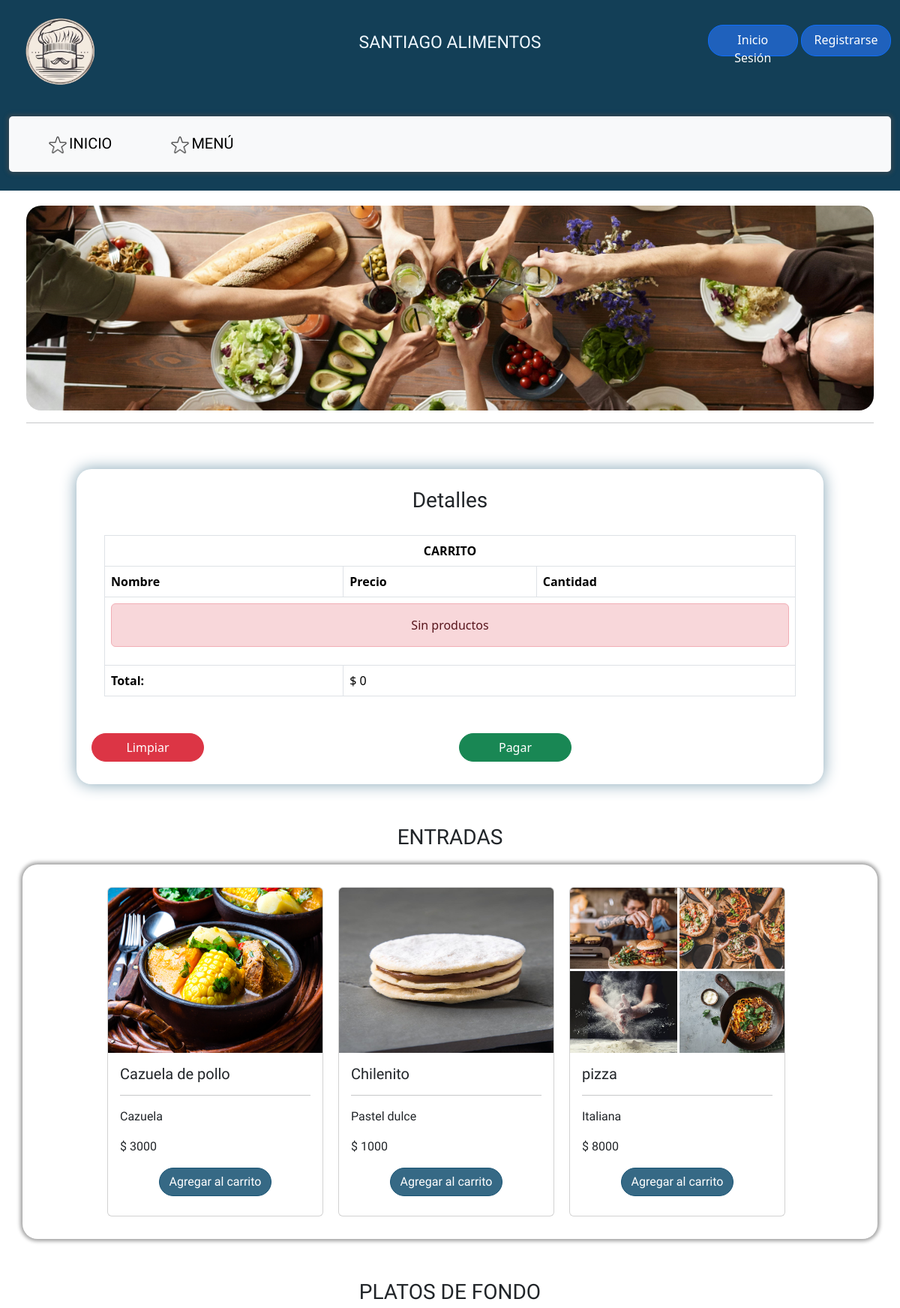
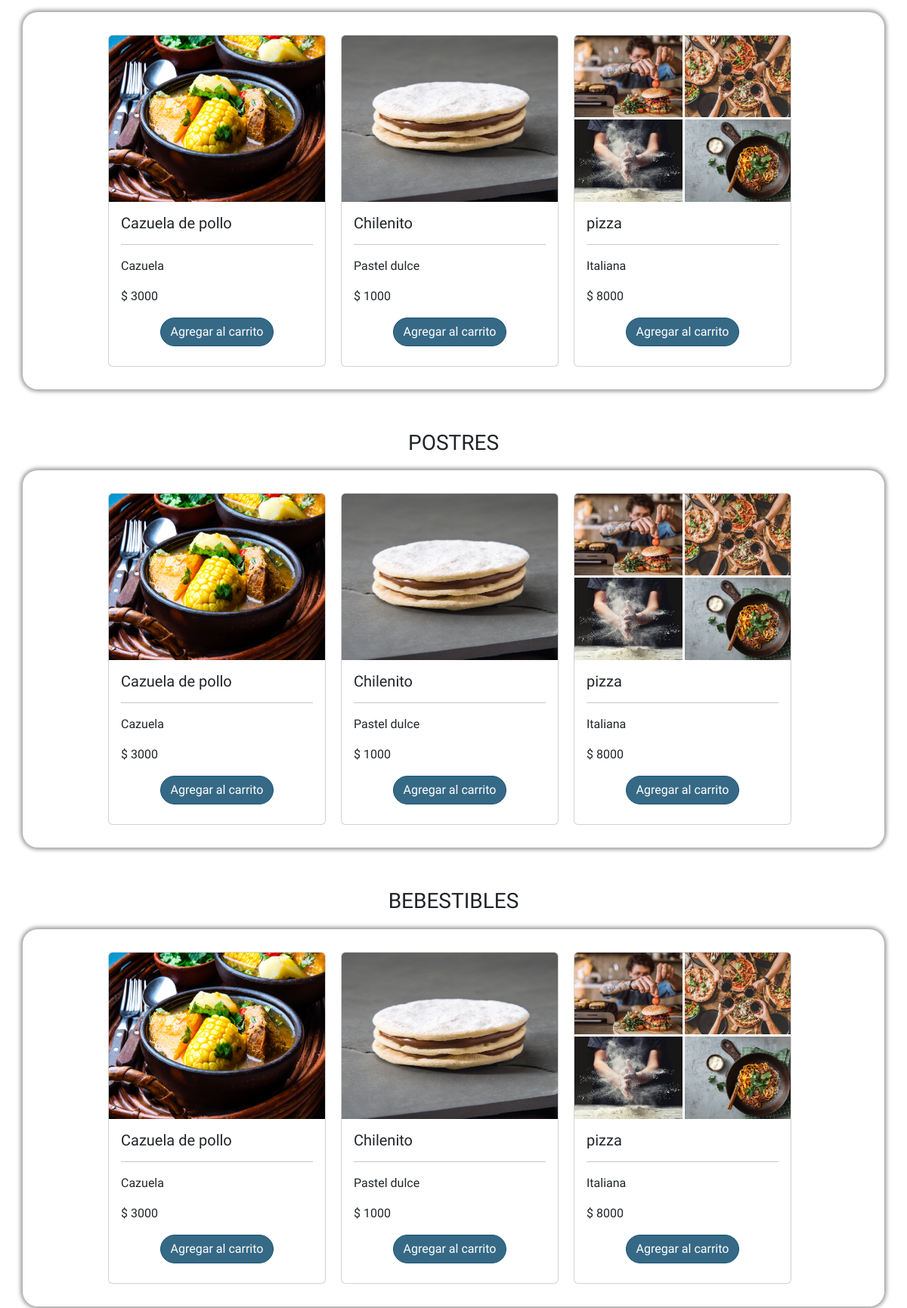
The app's page /menu/ (upper part) with its own data (2 pictures, top to bottom).
### Alimentos_Santiago/models.py (models this page shows, shortened)
class PlatoProveedor(models.Model):
    id = models.AutoField(primary_key=True)
    proveedor = models.ForeignKey(Proveedor, on_delete=models.CASCADE)
    nombre_plato = models.CharField('Nombre del plato', max_length=100, blank=False, null=False)
    descripcion = models.TextField()
    precio = models.IntegerField('Precio')
    stock = models.IntegerField()
    disponibilidad = models.BooleanField('Disponibilidad', default=True, blank=False, null=False) #mi no entender
    imagen = models.ImageField('Imagen del plato', upload_to='Alimentos_Santiago/media/platos/', blank=True, null=True)
    class Meta:
        verbose_name = 'Plato Proveedor'
        verbose_name_plural = 'Platos Proveedores'
        ordering = ['proveedor', 'nombre_plato']

### Alimentos_Santiago/views.py (the view)
# urls.py: path('menu/', views.menu, name='menu'),
def menu(request):
    perfil = request.session.get('perfil')
    platos = PlatoProveedor.objects.filter(stock__gt=0,disponibilidad=True)
    user_profile = None
    empresas = []
    if request.user.is_authenticated:
        try:
            user_profile = UserProfile.objects.get(user=request.user)
            empresas = user_profile.empresa.all()
        except UserProfile.DoesNotExist:
            user_profile = None
    context = {
        'perfil': perfil,
        'platos': platos,
        'user_profile': user_profile,
        'empresas': empresas,
    }
    return render(request, 'menu.html', context)

### Alimentos_Santiago/context_processor.py (called while the page is built)
def total_carrito(request):
    total = 0
    if request.user.is_authenticated:
        if "carrito" in request.session and request.session["carrito"]:
            for key, value in request.session["carrito"].items():
                total += float(value["acumulado"])
    return {"total_carrito": total}

### Alimentos_Santiago/templates/menu.html (shortened to what this page needs)
{% extends 'base.html' %}
{% load static %}
{% block styles %}
<link rel="stylesheet" href="{% static '/css/style-carrito.css/' %}">
{% endblock %}
{% block content %}
  <div class="container-fluid" id="barra_principal">
    <div class="row">
      <div class="container col-4 col-sm-4 col-md-4 col-lg-4 col-xl-4">
        <a href="{% url 'inicio'%}"><img  class="logo" src="{% static 'img/Logo.png' %}" alt="..." ></a>
      </div>
      <div class="ver-menu col-4 col-sm-4 col-md-4 col-lg-4 col-xl-4">
        <p class="ver-menu">SANTIAGO ALIMENTOS</p>
      </div>
        <div class="usuario  col-4 col-sm-4 col-md-4 col-lg-4 col-xl-4">
          <div class="dropdown">
            {% if perfil != 'admin' and perfil != 'cliente' %}
              <a class="btn btn-primary" href="{% url 'iniciosesion' %}">Inicio Sesión</a>
              <a class="btn btn-primary" href="{% url 'registro' %}">Registrarse</a>
            {% endif %}
          </div>
        </div>
      <div class="col-12 col-sm-12 col-md-12 col-lg-12 col-xl-12">
        <nav id="navbar" class="navbar navbar-expand-lg bg-body-tertiary ">
          <div class="container-fluid">
            <div class="collapse navbar-collapse" id="navbarNavDropdown">
              <ul class="navbar-nav">
                <li class="nav-item item_arriba">
                  <a class="nav-link active" aria-current="page" href="{% url 'inicio' %}"><img src="{% static 'img/icono2.png'%}" width="30px">INICIO</a>
                </li>
                <li class="nav-item item_arriba">
                  <a class="nav-link active" aria-current="page" href="{% url 'menu' %}"><img src="{% static 'img/icono2.png'%}" width="30px">MENÚ</a>
                </li>
              </ul>
            </div>
          </div>
        </nav>
      </div>
    </div>
  </div>
      <div class="container imagen-top">
        <div class=" col-12 col-sm-12 col-md-12 col-lg-12 col-xl-12">
          <img src="{% static 'img/mesa-comida.jpg' %}" width="100%"  >
           <hr>
        </div>
      </div>
      <div class="row rectangulo">
        <div class="col-1"></div>
        <div class="detalle col-10 col-sm-10 col-md-10 col-lg-10 col-xl-10">
          <div class="rectangulo-derecho sticky-top" >
              <h3>Detalles</h3>
                {% include 'public/descrip_carrito.html' %}
          </div>
        </div>
        <div class="col-1"></div>
      </div>
      <div class="col-12" id="ENTRADAS">
        <h3>ENTRADAS</h3>
          <div class="container cont-cartas ">
            {% for plato in platos %}
            <div class="card" style="width: 18rem;">
              {% if plato.imagen %}
                  <img src="{{ plato.imagen.url }}" class="card-img-top producto-imagen" alt="Imagen del plato">
              {% else %}
                  <span>No hay foto disponible</span>
              {% endif %}
              <div class="card-body">
                <h5 class="card-title">{{ plato.nombre_plato }}</h5>
                <hr>
                <p class="card-text">{{ plato.descripcion }}</p>
                <p class="card-text">$ {{ plato.precio }}</p>
                <center><a href="{% url 'add' plato.id %}" class="btn btn-custom-purple" aria-current="page">Agregar al carrito</a></center>
            </div>
            </div>
            <br>
              {% endfor %}
            </div>
          </div>
      <div class="col-12" id="PFONDO">
        <br>
        <h3>PLATOS DE FONDO</h3>
        <div class="container cont-cartas ">
          {% for plato in platos %}
          <div class="card" style="width: 18rem;">
            {% if plato.imagen %}
                <img src="{{ plato.imagen.url }}" class="card-img-top producto-imagen" alt="Imagen del plato">
            {% else %}
                <span>No hay foto disponible</span>
            {% endif %}
            <div class="card-body">
              <h5 class="card-title">{{ plato.nombre_plato }}</h5>
              <hr>
              <p class="card-text">{{ plato.descripcion }}</p>
              <p class="card-text">$ {{ plato.precio }}</p>
              <center><a href="{% url 'add' plato.id %}" class="btn btn-custom-purple" aria-current="page">Agregar al carrito</a></center>
            </div>
          </div>
          <br>
            {% endfor %}
          </div>
          </div>
   <div class="col-12" id="POSTRES">
    <br>
    <h3>POSTRES</h3>
      <div class="container cont-cartas ">
        {% for plato in platos %}
        <div class="card" style="width: 18rem;">
          {% if plato.imagen %}
              <img src="{{ plato.imagen.url }}" class="card-img-top producto-imagen" alt="Imagen del plato">
          {% else %}
              <span>No hay foto disponible</span>
          {% endif %}
          <div class="card-body">
            <h5 class="card-title">{{ plato.nombre_plato }}</h5>
            <hr>
            <p class="card-text">{{ plato.descripcion }}</p>
            <p class="card-text">$ {{ plato.precio }}</p>
            <center><a href="{% url 'add' plato.id %}" class="btn btn-custom-purple" aria-current="page">Agregar al carrito</a></center>
          </div>
        </div>
        <br>
          {% endfor %}
        </div>
      </div>
 <div class="col-12" id="BEBESTIBLES">
  <br>
  <h3>BEBESTIBLES</h3>
  <div class="container cont-cartas ">
    {% for plato in platos %}
    <div class="card" style="width: 18rem;">
      {% if plato.imagen %}
          <img src="{{ plato.imagen.url }}" class="card-img-top producto-imagen" alt="Imagen del plato">
      {% else %}
          <span>No hay foto disponible</span>
      {% endif %}
      <div class="card-body">
        <h5 class="card-title">{{ plato.nombre_plato }}</h5>
        <hr>
        <p class="card-text">{{ plato.descripcion }}</p>
        <p class="card-text">$ {{ plato.precio }}</p>
        <center><a href="{% url 'add' plato.id %}" class="btn btn-custom-purple" aria-current="page">Agregar al carrito</a></center>      </div>
    </div>
    <br>
      {% endfor %}
    </div>
    </div>
{% endblock %}

### Alimentos_Santiago/static/css/style-carrito.css (style rules this page uses)
.rectangulo-derecho { box-shadow: 0px 0px 20px 1px #8CAABA; border-radius: 20px; padding: 20px; background-color: #ffffff; position: static; top: 20px; height: fit-content; margin-top: 4%; }
.rectangulo { margin-bottom: 4%; }
h3 { padding: 5px; font-family: "Oswald"; }

### Alimentos_Santiago/static/css/estilo.css (style rules this page uses)
.container { padding: 5px; font-family: "Oswald"; }
.logo { width: 150px; margin-top: -10px; }
.navbar { border-radius: 5px; box-shadow: 0px 0px 5px 3px rgba(75, 75, 75, 0.5); margin-top: 5px; }
.usuario { display: flex; justify-content: end; margin-top: 33px; }
#barra_principal { background-color: #133F57; padding-bottom: 25px; }
.ver-menu p { display: flex; justify-content: center; margin-top: 40px; font-size: 23px; color: aliceblue; font-family: "Oswald"; }
.imagen-top img { margin-top: 15px; border-radius: 20px; }
.nav-item { padding: 5px 30px 5px 30px; font-family: "Oswald"; font-size: 20px; }
.btn-custom-purple { background-color: #366985; border-color: #195474; color: white; border-radius: 20px; width: 150px; margin:auto; margin-bottom: 10px; }
.btn-primary { background-color: #1f61bc; color: white; border-radius: 20px; width: 120px; height: 42px; padding-top: 7px; }
.producto-imagen { height: 220px; }
.cont-cartas { margin-top: 15px; background: rgb(255, 255, 255); border-radius: 20px; padding-bottom: 50px; box-shadow: 0px 0px 5px 3px rgb(163, 163, 163); margin-bottom: 25px; }
h3 { display: flex; justify-content: center; }
.cont-cartas { display: flex; gap: 10px; flex-wrap: wrap; justify-content: center; padding: 30px 0px 30px 0px; }

### records on screen
PlatoProveedor: imagen (picture), nombre_plato "Cazuela de pollo", descripcion "Cazuela", precio "3000"
PlatoProveedor: imagen (picture), nombre_plato "Chilenito", descripcion "Pastel dulce", precio "1000"
PlatoProveedor: imagen (picture), nombre_plato "pizza", descripcion "Italiana", precio "8000"

### other values on screen
{{ total_carrito }} "0"
